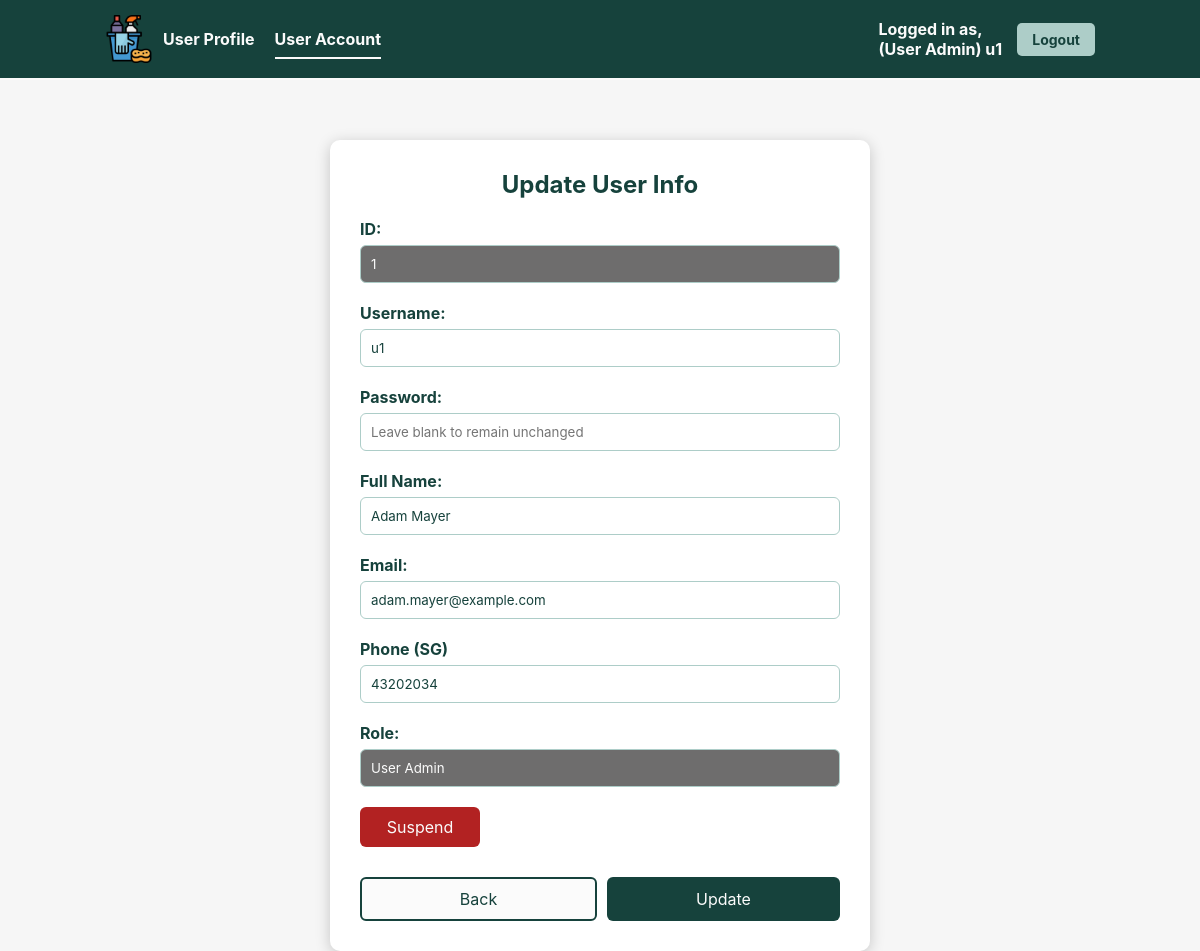
The page /updateUserAccount.php?id=1 (signed in) on the database its author committed.
### tables this page shows
CREATE TABLE UserAccount (
    `id` INT AUTO_INCREMENT,
    `username` VARCHAR(64) NOT NULL,
    `password` VARCHAR(255) NOT NULL,
    `fullName` VARCHAR(64) NOT NULL,
    `email` VARCHAR(64) NOT NULL,
    `phone` VARCHAR(64) NOT NULL,
    `userProfile` VARCHAR(64) NOT NULL,
    `isSuspend` BOOL NOT NULL DEFAULT 0,
    PRIMARY KEY (`id`),
    FOREIGN KEY (`userProfile`) REFERENCES UserProfile(`role`),
    UNIQUE (`username`)
);

### src/entity/UserAccount.php (called while the page is built, shortened)
<?php
class UserAccount {
    protected int $id;
    protected string $username;
    protected string $fullName;
    protected string $email;
    protected string $phone;
    protected string $userProfile;
    protected int $isSuspend;
    public function readUserAccount(int $id): ?UserAccount {
        $db_handle = new Database();
        $db_conn = $db_handle->getConnection();
        try {
            $stmt = $db_conn->prepare("SELECT * FROM `UserAccount` WHERE `id` = :id");
            $stmt->bindParam(':id', $id);
            $execResult = $stmt->execute();
            if ($execResult) {
                $userAccount = $stmt->fetchObject('UserAccount');
                return $userAccount;
            } else {
                return null;
            }
        } catch (PDOException $e) {
            error_log("Database query failed: " . $e->getMessage());
            unset($db_handle);
            return null;
        }
    }
    public function getId(): int { return $this->id; }
    public function getUsername(): string { return $this->username; }
    public function getFullName(): string { return $this->fullName; }
    public function getEmail(): string { return $this->email; }
    public function getPhone(): string { return $this->phone; }
    public function getUserProfile(): string { return $this->userProfile; }
    public function getSuspendStatus(): int { return $this->isSuspend; }
}
?>

### src/controllers/ViewUserAccountController.php (called while the page is built)
<?php
require_once("/var/www/html/entity/UserAccount.php");
class ViewUserAccountController
{
    private $userAccount;
    public function __construct()
    {
        $this->userAccount = new UserAccount();
    }
    public function readUserAccount(int $id): ?UserAccount
    {
        return $this->userAccount->readUserAccount($id);
    }
}

### src/updateUserAccount.php (the view, shortened to what this page needs)
<?php
require_once 'controllers/ViewUserAccountController.php';
if (!isset($_GET['id'])) {
  header("Location: viewUserAccount.php");
  exit();
} else {
  $controller = new ViewUserAccountController();
  $userAccount = $controller->readUserAccount($_GET['id']);
}
?>
<!DOCTYPE html>
<html lang="en">
<head>
  <link rel="stylesheet" href="css/style.css">
</head>
<body>
  <div class="navbar">
    <div class="navbar-left">
      <img src='img/cleaning-logo.png' alt="Cleaning Logo" width='48px' height='48px'/>
      <a href="viewUserProfile.php">User Profile</a>
      <a href="viewUserAccount.php" class="active">User Account</a>
    </div>
    <div class="navbar-right">
      <span class="navbar-right-text">Logged in as,<br/>(<?php echo htmlspecialchars($_SESSION["userProfile"]); ?>) <?php echo htmlspecialchars($_SESSION["username"]); ?></span>
      <button class="logout-button" onclick="window.location.href='logout.php'">Logout</button>
    </div>
  </div>
  <div class="form-container">
    <h2>Update User Info</h2>
    <br>
    <form action="controllers/UpdateUserAccountController.php" method="post">
      <div class="form-group">
        <label for="id">ID:</label>
        <input type="text" id="id" name="id" value="<?php echo htmlspecialchars($userAccount->getId()); ?>" readonly>
      </div>
      <div class="form-group">
        <label for="username">Username:</label>
        <input type="text" id="username" name="username" value="<?php echo htmlspecialchars($userAccount->getUsername()); ?>" required>
        <span id='usernameValidation' class='text-danger'></span>
      </div>
      <div class="form-group">
        <label for="password">Password:</label>
        <input type="password" id="password" name="password" placeholder="Leave blank to remain unchanged">
        <span id='passwdValidation' class='text-danger'></span>
      </div>
      <div class="form-group">
        <label for="fullName">Full Name:</label>
        <input type="text" id="fullName" name="fullName" value="<?php echo htmlspecialchars($userAccount->getFullName()); ?>" required>
        <span id='fullNameValidation' class='text-danger'></span>
      </div>
      <div class="form-group">
        <label for="email">Email:</label>
        <input type="email" id="email" name="email" value="<?php echo htmlspecialchars($userAccount->getEmail()); ?>" required>
        <span id='emailValidation' class='text-danger'></span>
      </div>
      <div class="form-group">
        <label for="phone">Phone (SG)</label>
        <input type="tel" id="phone" name="phone" pattern="[0-9]{8}" placeholder="Eg: 00000000" value="<?php echo htmlspecialchars($userAccount->getPhone()); ?>" required>
        <span id='phoneValidation' class='text-danger'></span>
      </div>
      <div class="form-group">
        <label for="userProfile">Role:</label>
        <input type="text" id="userProfile" name="userProfile" value="<?php echo htmlspecialchars($userAccount->getUserProfile()); ?>" readonly>
      </div>
      <?php if ($userAccount->getSuspendStatus() == 1) { ?>
        <div class="form-group">
          <button type="button" class="suspend-button-disabled" disabled>Suspend</button>
        </div>
      <?php } else { ?>
        <div class="form-group">
          <button type="button" class="suspend-button" onclick="suspendButtonClicked()">Suspend</button>
        </div>
      <?php } ?>
      <div class="submit-row">
        <button type="button" onclick='window.location.href="viewUserAccount.php"' class="back-button">Back</button>
        <button type="submit" id="submit-button" class="submit-button">Update</button>
      </div>
    </form>
  </div>
</body>
</html>

### src/css/style.css (style rules this page uses)
* { margin: 0px; padding: 0px; box-sizing: border-box; font-family: 'Inter', 'Segoe UI', sans-serif; }
body { height: 100vh; background-color: #F6F6F6; }
.text-danger { color: #B22222; padding: 2px }
.navbar { background-color: #16423C; padding: 15px 0; display: flex; justify-content: space-between; align-items: center; border-bottom: 2px solid #FBFBFB; }
.navbar-left { display: flex; align-items: center; margin-left: 105px; }
.navbar-left img { margin-right: 10px; }
.navbar-left a { color: #FBFBFB; text-decoration: none; margin-right: 20px; padding: 10px 0; position: relative; font-weight: bold; }
.navbar-left a.active::after { content: ''; position: absolute; bottom: 0; left: 0; width: 100%; height: 2px; background-color: #FBFBFB; }
.navbar-right { display: flex; align-items: center; margin-right: 105px; }
.navbar-right-text { margin-right: 15px; color: #FBFBFB; font-weight: bold; }
.logout-button { background-color: #ADCDC8; color: #16423C; border: none; padding: 8px 15px; border-radius: 5px; cursor: pointer; font-size: 14px; font-weight: bold; }
h2 { text-align: center; color: #16423C; }
.form-container { position: relative; width: 540px; height: auto; max-width: 600px; margin: auto; margin-top: 5%; background-color: white; padding: 30px; border-radius: 10px; box-shadow: 0px 3px 15px rgba(0,0,0,0.2); }
.form-group label { font-weight: bold; color: #16423C; }
.form-group input[type="text"], .form-group input[type="number"], .form-group input[type="password"], .form-group input[type="email"], .form-group input[type="tel"] { width: 100%; padding: 10px; border: 1px solid #ADCDC8; color: #16423C; border-radius: 6px; margin-top: 6px; }
.form-group input[readonly] { background-color: #6e6d6d; color: #FBFBFB; cursor: not-allowed; }
.form-group { margin-bottom: 20px; }
.submit-row { display: flex; justify-content: space-between; gap: 10px; margin-top: 30px; }
.suspend-button { background-color: #B22222; color: #FBFBFB; padding: 10px; font-size: 16px; border: none; border-radius: 6px; cursor: pointer; width: 25%; }
.back-button { flex: 1; background-color: #FBFBFB; color: #16423C; border: 2px solid #16423C; border-radius: 6px; padding: 10px; font-size: 16px; cursor: pointer; transition: 0.2s ease; text-align: center; text-decoration: none; }
.submit-button { flex: 1; background-color: #16423C; color: #FBFBFB; padding: 10px; font-size: 16px; border: none; border-radius: 6px; cursor: pointer; }

### rows shown on the page
useraccount: id "1", username "u1", fullName "Adam Mayer", email "adam.mayer@example.com", phone "43202034", userProfile "User Admin"

### other values the page prints
$_SESSION["userProfile"] "User Admin"
$_SESSION["username"] "u1"
